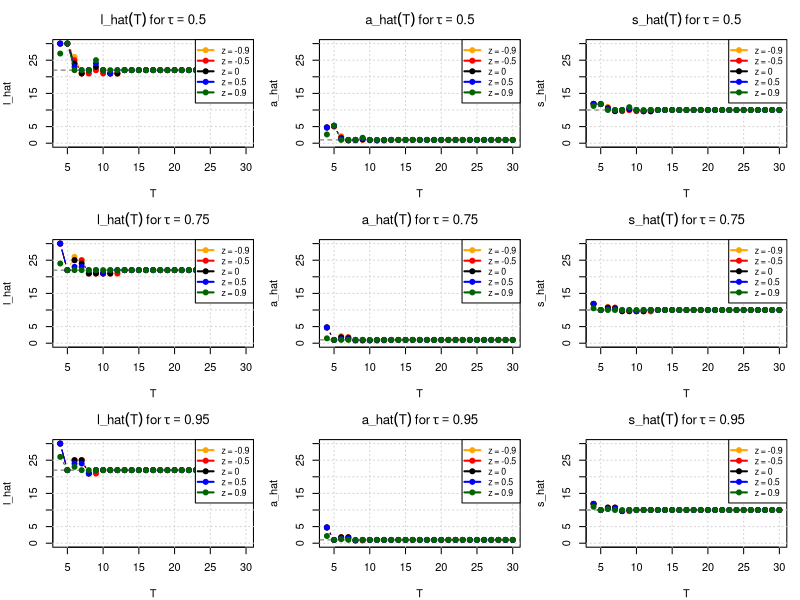

The R source for this figure:
# ---------------------------------------------------------------------------
# Figures 3 & 4 — Estimation Paths with Asymmetric Laplace Noise (Updated)
# ---------------------------------------------------------------------------

# --- Noise Generator and Helpers -------------------------------------------

rgen_asy_laplace <- function(n, tau, z, b = 1) {
  u <- runif(n)
  ifelse(u < tau,
         -rexp(n, rate = (1 + z) / b),
         rexp(n, rate = (1 - z) / b))
}

asy_laplace_variance <- function(tau, z) {
  mu <- tau / (1 + z) - (1 - tau) / (1 - z)
  ex2 <- 2 * tau / (1 + z)^2 + 2 * (1 - tau) / (1 - z)^2
  ex2 - mu^2
}

compute_noise_scale <- function(A, snr, tau, z) {
  sqrt((A / snr)^2 / asy_laplace_variance(tau, z))
}

quantile_loss <- function(u, tau) u * (tau - (u < 0))

med_weighted_tau <- function(I, l, s, tau) {
  T <- length(I)
  x <- I * exp(((1:T) - l)^2 / s^2)
  w <- exp(-((1:T) - l)^2 / s^2)
  o <- order(x)
  cum_w <- cumsum(w[o])
  cutoff <- tau * sum(w)
  x[o][min(which(cum_w >= cutoff))]
}

compute_a <- function(I, l, s, tau) med_weighted_tau(I, l, s, tau)

objective_function <- function(I, a, l, s, tau) {
  t <- seq_along(I)
  mean(quantile_loss(I - a * exp(-((t - l)^2) / s^2), tau))
}

search_best_s <- function(I, l, tau) {
  f <- function(s) objective_function(I, compute_a(I, l, s, tau), l, s, tau)
  optimize(f, c(1, 20), tol = 1e-4)$minimum
}

estimate_params <- function(I, tau, h) {
  losses <- sapply(1:h, function(l) {
    s <- search_best_s(I, l, tau)
    a <- compute_a(I, l, s, tau)
    objective_function(I, a, l, s, tau)
  })
  l_hat <- which.min(losses)
  s_hat <- search_best_s(I, l_hat, tau)
  a_hat <- compute_a(I, l_hat, s_hat, tau)
  list(l_hat = l_hat, s_hat = s_hat, a_hat = a_hat)
}

# --- Parameters ------------------------------------------------------------

A_true <- 1
L_true <- 22
S_true <- 10
snr <- 1000
seed <- 280
h <- 30
T_vals <- 4:h
taus <- c(0.5, 0.75, 0.95)
z_vals <- c(-0.9, -0.5, 0, 0.5, 0.9)
colors <- c("orange", "red", "black", "blue", "darkgreen")

# --- Plotting --------------------------------------------------------------

png("fig3_4_superposed_3x3_2.png", width = 1200, height = 900, res = 120)
par(mfrow = c(3, 3), mar = c(4, 4, 3, 1))

for (tau in taus) {
  for (est_name in c("l_hat", "a_hat", "s_hat")) {
    plot(NA, xlim = range(T_vals), ylim = c(0, 30),
         xlab = "T", ylab = est_name,
         main = bquote(.(as.name(est_name))(T) ~ "for" ~ tau == .(tau)))
    abline(h = switch(est_name,
                      l_hat = L_true,
                      a_hat = A_true,
                      s_hat = S_true),
           col = "gray40", lty = 2)
    grid()
    
    for (i in seq_along(z_vals)) {
      z <- z_vals[i]
      set.seed(seed)
      signal <- A_true * exp(-((1:h) - L_true)^2 / S_true^2)
      b <- compute_noise_scale(A_true, snr, tau, z)
      noise <- rgen_asy_laplace(h, tau, z, b)
      I <- signal + noise
      
      est_path <- sapply(T_vals, function(T) {
        estimate_params(I[1:T], tau, h)[[est_name]]
      })
      
      lines(T_vals, est_path, type = "b", col = colors[i], pch = 19)
    }
    
    legend("topright", legend = paste("z =", z_vals),
           col = colors, lwd = 2, pch = 19, cex = 0.8, bty = "o")
  }
}

dev.off()
cat("Superposed 3x3 estimation path plot saved as 'fig3_4_superposed_3x3.png'\n")
